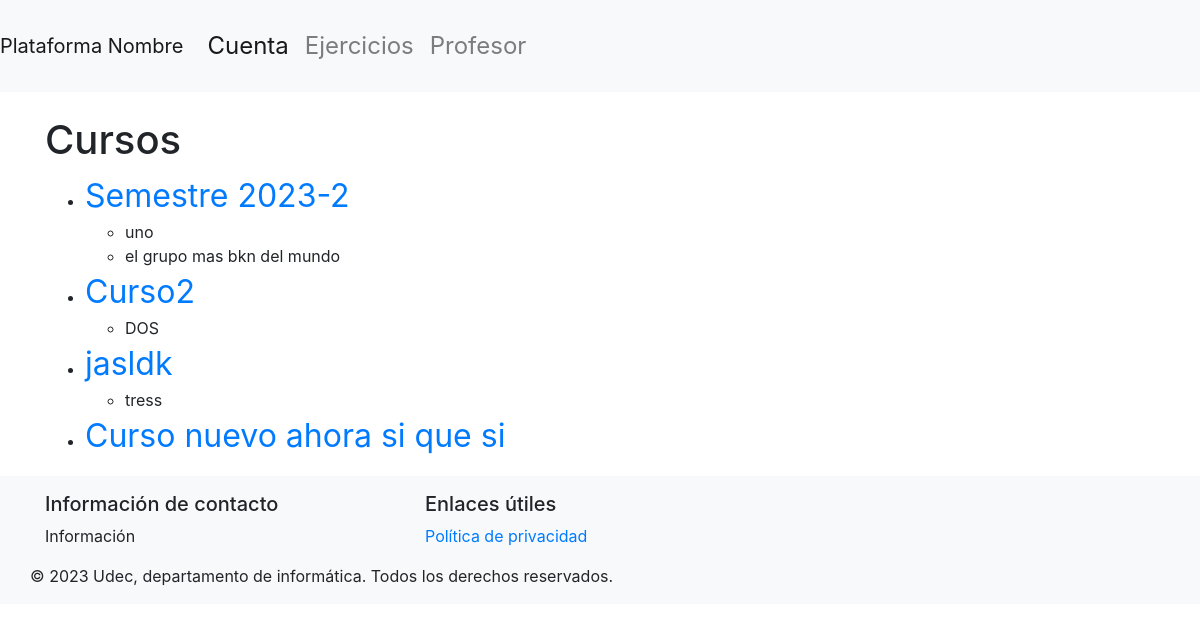
Page /dashDocente/1/verCursos (signed in) on the committed database.
### basedatos/modelos.py (models this page shows, shortened)
class Curso(db.Model):
    id = db.Column(db.Integer, primary_key=True)
    nombre = db.Column(db.String(100), nullable=False, unique=True)
    activa = db.Column(db.Boolean(), nullable=False, default=True)
    estudiantes = db.relationship('Estudiante', secondary=inscripciones, back_populates='cursos')
    grupos = db.relationship('Grupo', order_by=Grupo.id, back_populates='curso')

class Grupo(db.Model):
    id = db.Column(db.Integer, primary_key=True)
    nombre = db.Column(db.String(50), nullable=False, unique=True)
    curso = db.relationship('Curso', back_populates='grupos')
    estudiantes = db.relationship('Estudiante', secondary=estudiantes_grupos, back_populates='grupos')
    id_curso = db.Column(db.Integer, db.ForeignKey('curso.id'))

### main.py (the view)
@app.route('/dashDocente/<int:supervisor_id>/verCursos', methods=['GET','POST'])
@login_required
def verCursos(supervisor_id):
    if not verify_supervisor(supervisor_id):
        flash('No tienes permiso para acceder a este dashboard. Debes ser un Supervisor.', 'danger')
        return redirect(url_for('login'))
    cursos = Curso.query.all()
    grupos=Grupo.query.all()
    if not cursos:
        flash('No existen cursos, por favor crear un curso', 'danger')
        return redirect(url_for('dashDocente',supervisor_id=supervisor_id))
    return render_template('verCursos.html', supervisor_id=supervisor_id, cursos=cursos, grupos=grupos)

### basedatos/modelos.py (called while the page is built)
    @property
    def is_authenticated(self):
        return True

### main.py (called while the page is built)
@login_manager.user_loader
def load_user(user_id):
    if user_id.startswith("e"):
        user = db.session.get(Estudiante, int(user_id[1:]))
    elif user_id.startswith("s"):
        user = db.session.get(Supervisor, int(user_id[1:]))
    else:
        return None
    return user

def verify_supervisor(supervisor_id):
    if not isinstance(current_user, Supervisor):
        flash('No tienes permiso para acceder a este dashboard. Debes ser un Supervisor.', 'danger')
        return False
    if current_user.id != supervisor_id:
        flash('No tienes permiso para acceder a este dashboard.', 'danger')
        return False
    return True

### templates/verCursos.html (shortened to what this page needs)
{% extends 'layout.html' %}
{% block content %}
<h1>Cursos</h1>
<div class="row">
    <div class="col-md-12">
        <ul>
            {% for curso in cursos %}
                <li>
                    <a href="{{ url_for('detallesCurso', supervisor_id=supervisor_id, curso_id=curso.id) }}" style="font-size: 2em;">{{ curso.nombre }}</a>
                    <ul>
                        {% for grupo in curso.grupos %}
                            <li>{{ grupo.nombre }}</li>
                        {% endfor %}
                    </ul>
                </li>
            {% endfor %}
        </ul>
    </div>
</div>
{% endblock %}

### rows in the picture
Curso: nombre "Semestre 2023-2"
Grupo: nombre "uno"
Grupo: nombre "el grupo mas bkn del mundo"
Curso: nombre "Curso2"
Grupo: nombre "DOS"
Curso: nombre "jasldk"
Grupo: nombre "tress"
Curso: nombre "Curso nuevo ahora si que si"
